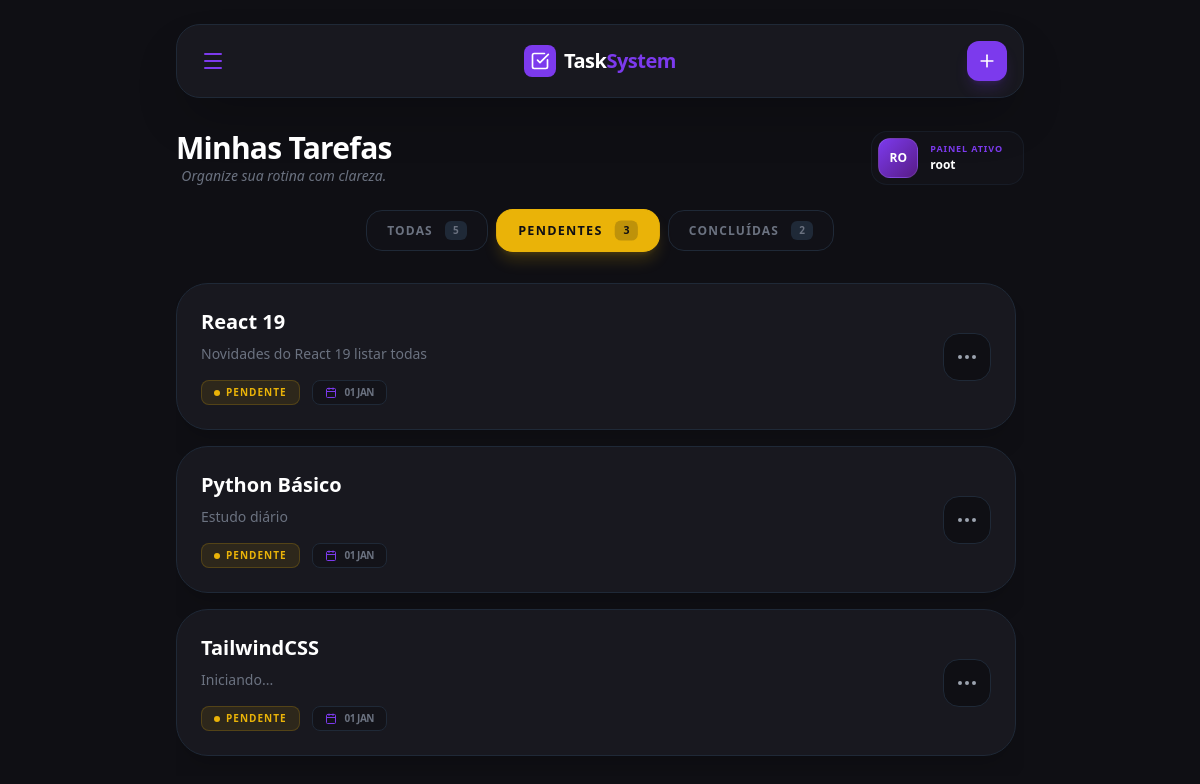
The app's page /tarefas/?status=pendentes (signed in) with its own data.
### tarefas/models.py (models this page shows, shortened)
class Tarefa(models.Model):
    usuario = models.ForeignKey(User, on_delete=models.CASCADE)
    titulo = models.CharField(max_length=100)
    descricao = models.TextField(blank=True)
    finalizado = models.BooleanField(default=False)
    excluida = models.BooleanField(default=False)
    criado_em = models.DateTimeField(auto_now_add=True)

### tarefas/views.py (the view)
# urls.py: path('tarefas/', views.listar_tarefas, name='listar_tarefas'),
@login_required
def listar_tarefas(request):
    queryset_base = Tarefa.objects.filter(usuario=request.user, excluida=False)
    status_filtro = request.GET.get('status', 'todas')
    if status_filtro == 'pendentes':
        tarefas = queryset_base.filter(finalizado=False)
    elif status_filtro == 'concluidas':
        tarefas = queryset_base.filter(finalizado=True)
    else:
        tarefas = queryset_base
    context = {
        'tarefas': tarefas.order_by('-criado_em'),
        'total': queryset_base.count(),
        'pendentes': queryset_base.filter(finalizado=False).count(),
        'finalizadas': queryset_base.filter(finalizado=True).count(),
    }
    return render(request, 'tarefas/listar.html', context)

### tarefas/templates/tarefas/listar.html (shortened to what this page needs)
<!DOCTYPE html>
<html lang="pt-BR">
<head>
    <script src="https://cdn.tailwindcss.com"></script>
</head>
<body class="bg-dark text-gray-200 min-h-screen font-sans" x-data="{ drawerOpen: false, addModalOpen: false }">
    <div class="max-w-4xl mx-auto p-4 md:p-6 flex flex-col h-screen">
        <header class="shrink-0 mb-8">
            <div class="flex items-center justify-between bg-card border border-gray-800 p-4 rounded-3xl shadow-2xl">
                <button @click="drawerOpen = true" class="p-2 hover:bg-dark rounded-xl transition text-primary">
                    <i data-lucide="menu"></i>
                </button>
                <div class="flex items-center gap-2">
                    <div class="bg-primary p-1.5 rounded-lg text-white">
                        <i data-lucide="check-square" class="w-5 h-5"></i>
                    </div>
                    <h1 class="text-xl font-bold text-white tracking-tight">Task<span class="text-primary">System</span></h1>
                </div>
                <button @click="addModalOpen = true" class="bg-primary hover:bg-purple-700 text-white p-2.5 rounded-xl transition shadow-lg shadow-primary/20 active:scale-95">
                    <i data-lucide="plus" class="w-5 h-5"></i>
                </button>
            </div>
        </header>
        <div class="flex flex-col gap-6 mb-8">
            <div class="flex flex-col md:flex-row md:items-center justify-between gap-6">
                <div class="text-center">
                    <h2 class="text-3xl font-extrabold text-white tracking-tight">Minhas Tarefas</h2>
                    <p class="text-gray-500 text-sm italic">Organize sua rotina com clareza.</p>
                </div>
                <div @click="drawerOpen = true" class="cursor-pointer hidden md:flex flex items-center gap-3 bg-card/40 p-1.5 pr-5 rounded-2xl border border-gray-800/50 hover:border-primary/30 transition-all group">
                    <div class="w-10 h-10 rounded-xl bg-gradient-to-br from-primary to-purple-900 flex items-center justify-center border border-white/10">
                        <span class="text-white font-black text-xs uppercase">{{ user.username|slice:":2" }}</span>
                    </div>
                    <div class="flex flex-col">
                        <span class="text-[9px] font-black text-primary uppercase tracking-widest leading-none mb-1">Painel Ativo</span>
                        <h2 class="text-white font-bold text-xs truncate max-w-[120px]">
                            {% if user.first_name %}{{ user.first_name }}{% else %}{{ user.username }}{% endif %}
                        </h2>
                    </div>
                </div>
            </div>
            <div class="flex flex-wrap items-center gap-3 justify-center">
                <a href="?status=todas"
   class="flex flex-1 md:flex-none items-center justify-center gap-3 px-5 py-2.5 rounded-2xl border transition-all duration-300
   {% if not request.GET.status or request.GET.status == 'todas' %}
     bg-primary border-primary text-white shadow-lg shadow-primary/20 scale-105 z-10
   {% else %}
     bg-card/30 border-gray-800 text-gray-500 hover:border-gray-600
   {% endif %}">
    <span class=" md:inline text-xs font-black uppercase tracking-widest">
        Todas
    </span>
    <span class="px-2 py-0.5
        {% if not request.GET.status or request.GET.status == 'todas' %}
            bg-white/20
        {% else %}
            bg-gray-800
        {% endif %}
        rounded-md text-[10px] font-bold">
        {{ total }}
    </span>
</a>
                <a href="?status=pendentes"
   class="flex flex-1 md:flex-none items-center justify-center gap-3 px-5 py-2.5 rounded-2xl border transition-all duration-300
   {% if request.GET.status == 'pendentes' %}
     bg-yellow-500 border-yellow-500 text-dark shadow-lg shadow-yellow-500/20 scale-105 z-10
   {% else %}
     bg-card/30 border-gray-800 text-gray-500 hover:border-gray-600
   {% endif %}">
    <span class="hidden md:inline text-xs font-black uppercase tracking-widest">
        Pendentes
    </span>
    <span class="px-2 py-0.5
        {% if request.GET.status == 'pendentes' %}
            bg-dark/20
        {% else %}
            bg-gray-800
        {% endif %}
        rounded-md text-[10px] font-bold">
        {{ pendentes }}
    </span>
</a>
                <a href="?status=concluidas"
   class="flex flex-1 md:flex-none items-center justify-center gap-3 px-5 py-2.5 rounded-2xl border transition-all duration-300
   {% if request.GET.status == 'concluidas' %}
     bg-green-500 border-green-500 text-dark shadow-lg shadow-green-500/20 scale-105 z-10
   {% else %}
     bg-card/30 border-gray-800 text-gray-500 hover:border-gray-600
   {% endif %}">
    <span class="hidden md:inline text-xs font-black uppercase tracking-widest">
        Concluídas
    </span>
    <span class="px-2 py-0.5
        {% if request.GET.status == 'concluidas' %}
            bg-dark/20
        {% else %}
            bg-gray-800
        {% endif %}
        rounded-md text-[10px] font-bold">
        {{ finalizadas }}
    </span>
</a>
            </div>
        </div>
        <div class="flex-1 overflow-y-auto pr-2 custom-scroll">
            <ul class="space-y-4 pb-10">
                {% for tarefa in tarefas %}
                <li x-data="{ menuOpen: false }" class="relative bg-card border border-gray-800 rounded-[2rem] p-6 flex flex-col md:flex-row md:items-center justify-between gap-6 hover:border-primary/50 hover:bg-primary/[0.01] transition-all duration-300 shadow-xl group">
                    <div class="flex-1">
                        <div class="flex items-center justify-between gap-4 mb-2">
                            <h3 class="text-xl font-bold text-white group-hover:text-primary transition-colors duration-300 line-clamp-1 flex-1">
                                {{ tarefa.titulo }}
                            </h3>
                        </div>
                        <p class="text-gray-500 text-sm line-clamp-2 mb-4">{{ tarefa.descricao }}</p>
                        <div class="flex items-center gap-3">
                            {% if tarefa.finalizado %}
                                <div class="flex items-center gap-1.5 px-3 py-1 bg-green-500/10 border border-green-500/20 rounded-lg">
                                    <div class="w-1.5 h-1.5 rounded-full bg-green-500 animate-pulse"></div>
                                    <span class="text-[10px] font-black text-green-500 uppercase tracking-widest">Concluída</span>
                                </div>
                            {% else %}
                                <div class="flex items-center gap-1.5 px-3 py-1 bg-yellow-500/10 border border-yellow-500/20 rounded-lg">
                                    <div class="w-1.5 h-1.5 rounded-full bg-yellow-500 animate-pulse"></div>
                                    <span class="text-[10px] font-black text-yellow-500 uppercase tracking-widest">Pendente</span>
                                </div>
                                <div class="flex items-center gap-2 px-3 py-1 bg-dark/50 border border-gray-800 rounded-lg">
                                    <i data-lucide="calendar" class="w-3 h-3 text-primary"></i>
                                    <span class="text-[10px] font-bold text-gray-500 uppercase tracking-tighter">{{ tarefa.criado_em|date:"d M" }}</span>
                                </div>
                            {% endif %}
                        </div>
                    </div>
                    <div class="relative flex items-center justify-end">
                        <button @click="menuOpen = !menuOpen" @click.away="menuOpen = false"
                                class="flex items-center justify-center w-12 h-12 rounded-2xl bg-dark border border-gray-800 text-gray-400 hover:text-white hover:border-primary transition-all active:scale-90">
                            <i data-lucide="more-horizontal" :class="menuOpen ? 'rotate-90' : ''" class="transition-transform duration-300"></i>
                        </button>
                    </div>
                </li>
                {% empty %}
                <div class="text-center py-20 bg-card/30 rounded-3xl border border-dashed border-gray-800">
                    <i data-lucide="clipboard-list" class="w-12 h-12 text-gray-700 mx-auto mb-4"></i>
                    <p class="text-gray-500 font-medium italic">Nenhuma tarefa por aqui.</p>
                </div>
                {% endfor %}
            </ul>
        </div>
    </div>
</body>
</html>

### records on screen
Tarefa: titulo "React 19", descricao "Novidades do React 19 listar todas", criado_em "01 JAN"
Tarefa: titulo "Python Básico", descricao "Estudo diário", criado_em "01 JAN"
Tarefa: titulo "TailwindCSS", descricao "Iniciando...", criado_em "01 JAN"

### other values on screen
{{ user.username|slice:":2" }} "RO"
{{ user.username }} "root"
{{ total }} "5"
{{ pendentes }} "3"
{{ finalizadas }} "2"
